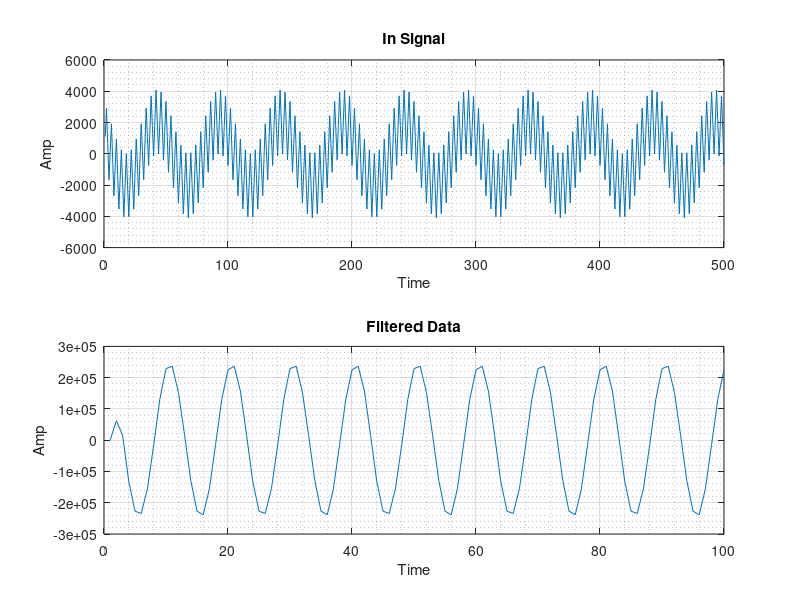
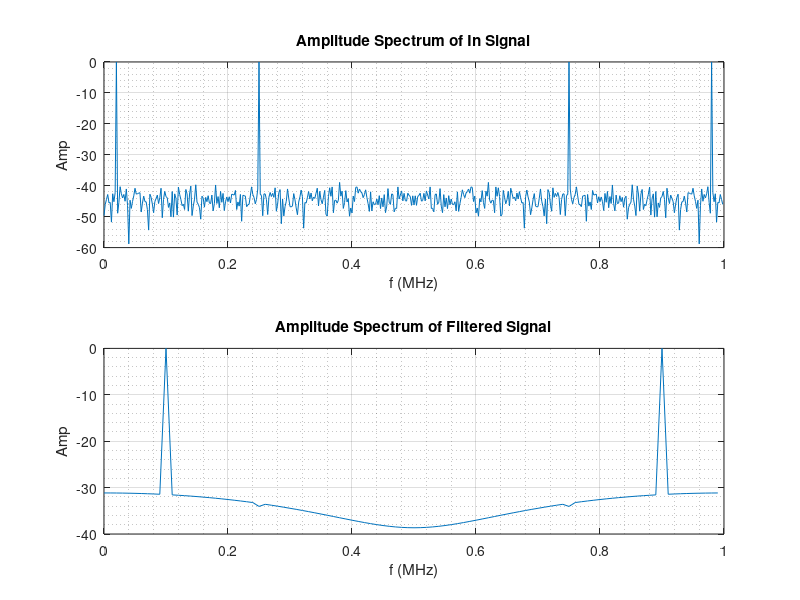

MATLAB code for these plots, in order:
FormatSpec = '%d';

N = 4;
R = 5;
B = 16;
M = 1;

PointsNum = 500;

%Calculating MaxBitWidth 
Bmax = ceil(log2(((R*M)^N)/R)+B);

%Calculating Gain
K = N*20*log10(M);

%Calclating Bit Growth using calculated gain
BitGrowth = ceil(2^(K/20));
BMax = B+BitGrowth;

%--------------------------------------------------------------------------
% Reading Data

ReadInDataId = fopen('inSignal.txt','r');
InDataSignal = fscanf(ReadInDataId,FormatSpec);
fclose(ReadInDataId);

ReadFilteredDataId = fopen('filteredSignal.txt','r');
FilteredData = fscanf(ReadFilteredDataId,FormatSpec);
fclose(ReadFilteredDataId);

%--------------------------------------------------------------------------
%   Calculating FFT
InDataFft = abs(fft(InDataSignal+randn(size(InDataSignal)))/PointsNum);
InDataFftDb = 10*log10(InDataFft);
InDataFftDb = InDataFftDb-max(InDataFftDb);

FilteredDataFft = abs(fft(FilteredData+randn(size(FilteredData)))/PointsNum);
FilteredDataFftDb = 20*log10(FilteredDataFft);
FilteredDataFftDb = FilteredDataFftDb-max(FilteredDataFftDb);

%--------------------------------------------------------------------------
%   Normalize freqs

FbandOrig = 0:1/PointsNum:1-1/PointsNum;
FbandDecim = 0:1/PointsNum*R:1-1/PointsNum*R;

%--------------------------------------------------------------------------
%   Plot Results 
figure('name','In Data Time/Freq', 'Numbertitle', 'off')
subplot(2,1,1)
plot(InDataSignal)
grid on;
grid minor;
title('In Signal');
xlabel('Time');
ylabel('Amp');

subplot(2,1,2)
plot(FilteredData)
grid on;
grid minor;
title('Filtered Data');
xlabel('Time');
ylabel('Amp');

figure('name','Frequency compare', 'Numbertitle', 'off')
subplot(2,1,1)
plot(FbandOrig,InDataFftDb)
grid on;
grid minor;
title('Amplitude Spectrum of In Signal');
xlabel('f (MHz)');
ylabel('Amp');

subplot(2,1,2)
plot(FbandDecim,FilteredDataFftDb)
grid on;
grid minor;
title('Amplitude Spectrum of Filtered Signal');
xlabel('f (MHz)');
ylabel('Amp');






























